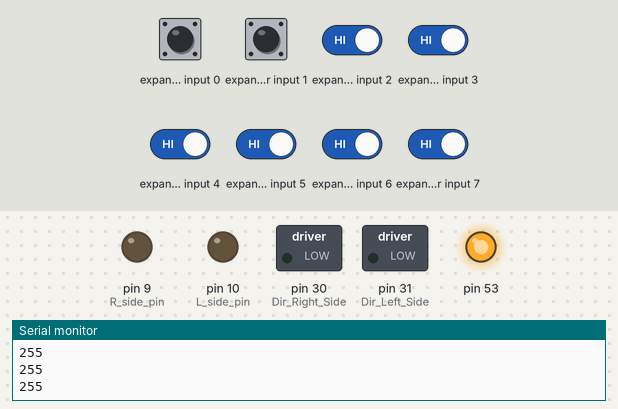
The sketch below on a simulated Arduino Mega 2560, built with avr-gcc and run on an emulated ATmega2560. Shown: switched loads named in the sketch (green lamp = pin HIGH), output pins drawn as LEDs (lit = HIGH), the last lines printed to the serial monitor. Wiring (inferred from the names in the program): input shift register (74HC165): load pin 22. Inputs (shaded band) come from the test bench; at power-on: expander input 0–7 HIGH. Pins used as bus, display or sensor lines are not drawn.

Above: at 3.2 s.
3.3 s: expander input 2 driven LOW and expander input 3 driven LOW
At 3.7 s:
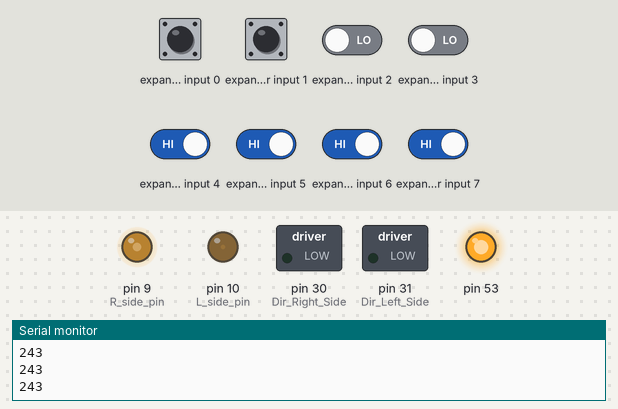
4.8 s: expander input 4 driven LOW
At 5.7 s:
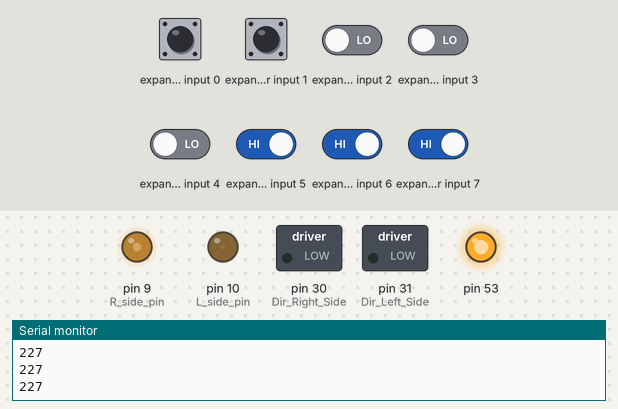
6.3 s: expander input 5 driven LOW
At 7.5 s:
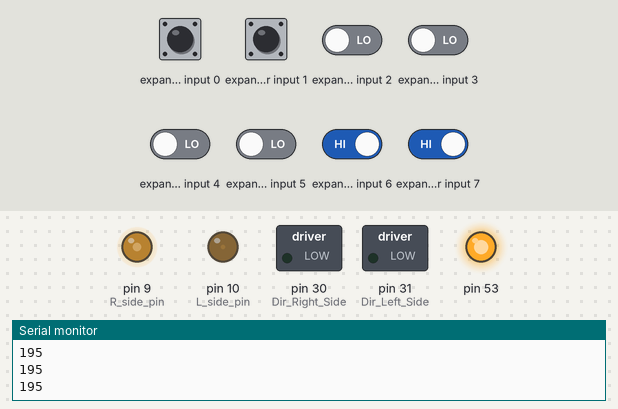
7.8 s: expander input 6 driven LOW
At 8.1 s:
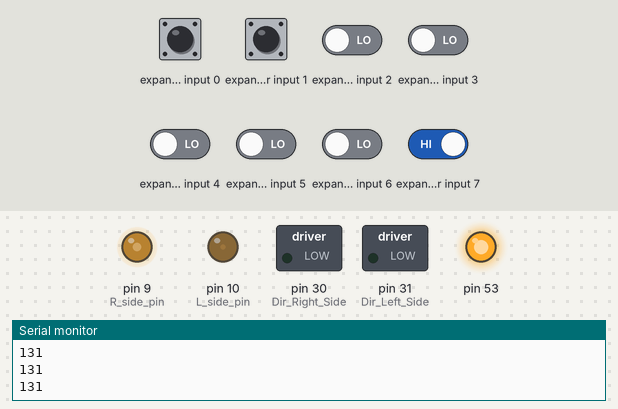
9.3 s: expander input 3 driven HIGH
At 10.2 s:
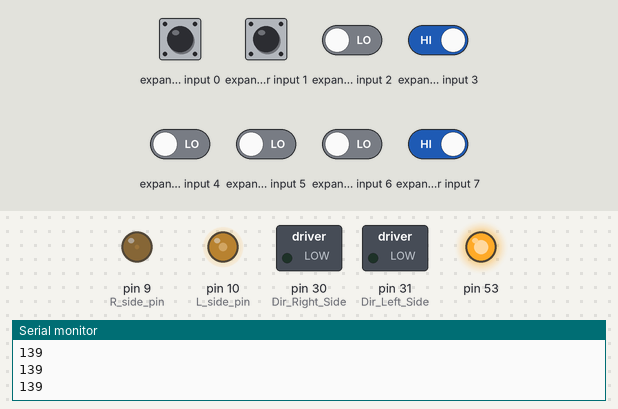
10.8 s: expander input 7 driven LOW
At 11.7 s:
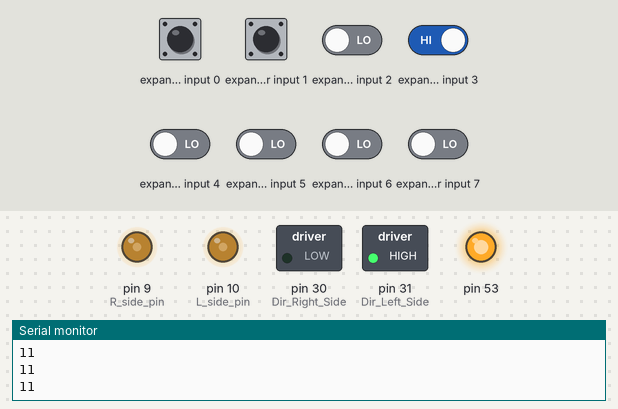
Timing chart, 0 to 13.8 s (numbered marks = the images above; inputs shaded):
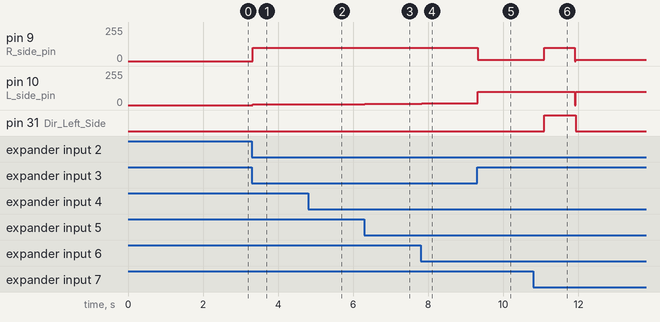

Measured:
- after the input at 3.3 s, pin 9 (R_side_pin): 0/255 → 100/255 at once; pin 10 (L_side_pin): 0/255 → 6/255 at once
- after the input at 4.8 s, pin 10 (L_side_pin): 6/255 → 7/255 at once
- after the input at 6.3 s, pin 10 (L_side_pin): 7/255 → 8/255 at once
- after the input at 7.8 s, pin 10 (L_side_pin): 8/255 → 12/255 at once
- after the input at 9.3 s, pin 9 (R_side_pin): 100/255 → 9/255 at once; pin 10 (L_side_pin): 12/255 → 100/255 at once
- after the input at 10.8 s, pin 9 (R_side_pin): 9/255 → 100/255 after 0.29 s, → 9/255 0.81 s later; pin 10 (L_side_pin): 100/255 → 0/255 after 1.1 s, → 100/255 0.04 s later; pin 31 (Dir_Left_Side): LOW → HIGH after 0.29 s, → LOW 0.85 s later

The sketch:

linefollow_ino.ino
```cpp
#include <SPI.h>
#include "C:/Users/James Reed/Desktop/linefollow_ino/linefollow.hpp"

#define DEBUG

LineFollower::LineFollower()
{
  #ifdef DEBUG_STANDALONE
  Gate_flag = 0;
  U_Turn_flag = 0;
  Num_LT = 0;
  Hor_Line_pass = 1;
  #endif
  Line_Data = 0;
}

//**************  Evaluate whether the robot is centered on the line **********

bool LineFollower::isCentered(byte& L_bits, byte& R_bits) // Has to be changed as the code doesn't explicitly checks whether it(rover) is centered or not.
{
   Get_Line_Data();
   L_bits = this->L_bits;
   R_bits = this->R_bits;

   return (L_bits == R_bits); //L_bits == R_bits is ambiguous as it also happens when rover is over black part of the course (L_bits==R_bits == 0)
}

//**************  Evaluate whether the robot is on an intersecting line *******

bool LineFollower::intersection(byte& L_bits, byte& R_bits)
{
  Get_Line_Data();

  L_bits = this->L_bits;
  R_bits = this->R_bits;

  return ( Line_Data == 0xFF );
}


//*************** Get Data from 8-bit Shift Register***************************

void LineFollower::Get_Line_Data()
{
  digitalWrite(Load, LOW); //Let the data get into shift register IC
  delayMicroseconds(10);
  digitalWrite(Load, HIGH); //Loads data into the serial register for output
  Line_Data = SPI.transfer(0x00); // Receives serially 8 bits into Line_Data variable
  delay(10);
  L_bits = Line_Data & 0xF0; //Get left most 4 bits
  L_bits >>= 4;
  R_bits = Line_Data & 0x0F;

  #ifdef DEBUG					//Debugging creates unnecessary delays which should be avoided if rover runs on timings and not on encoders!
  Serial.println(Line_Data);
  #endif

return;
}


// ****** Method graveyard below ******
// ****** Methods below this point will need preprocessor symbol DEBUG to be defined *****

// setup() and loop() functions for running as a standalone sketch

#ifdef DEBUG_STANDALONE

LineFollower lf;
void setup() {lf.setup();};
void loop() {lf.loop();};

#else

void setup() {}
void loop() {}

#endif

/* These methods are for use when testing this as a standalone Arduino sketch
 *
 * setup(), loop()
 *
 */

#ifdef DEBUG_STANDALONE

void LineFollower::setup()
{
  delay(2000);

  Serial.begin(9600);
  Serial.println("setup");

  SPI.begin();
  SPI.setClockDivider(SPI_CLOCK_DIV2);
  SPI.setDataMode(SPI_MODE3);
  SPI.setBitOrder(MSBFIRST);

  pinMode(Load, OUTPUT);
  digitalWrite(Load, HIGH);
  pinMode(sensor, OUTPUT);
  digitalWrite(sensor, HIGH); //activates LineFollower Kit

  pinMode(L_side_pin, OUTPUT);
  pinMode(R_side_pin, OUTPUT);
  pinMode(Dir_Right_Side, OUTPUT);
  pinMode(Dir_Left_Side, OUTPUT);

do
 {
  Get_Line_Data();
  Serial.println("waiting for data");
 } while(Line_Data == 0);

}

void LineFollower::loop()
{
 //Serial.println("looping");
 Get_Line_Data();

 if ( (L_bits >= 0x07) && (R_bits >= 0x07) )		  // Once rover is over the wide white line,
 {                                                    // check if it passed it once
   if (Gate_flag == 0)                                // If not, then...
   {
     do                                                //Let the rover drive over the cross of white lines
     {
       Get_Line_Data();
     } while( (L_bits > 0x03) && (R_bits > 0x03) );// and wait until Left and Right bits are less than %0011
     Gate_flag = 1;                                   // Set a flag that now it did pass
   }
   else                                               // If rover passed once the cross of white lines,
   {                                                  // then it should make a left turn onto it
     Hor_Line_pass += 1;
     if (Hor_Line_pass == 6)
     {
       Halt();
     }
     Left_Turn();
     Demo_Run(); //Just for Demo Run
   }
 }
   Get_Line_Data();
   Follow_the_line();
//return;
}

/* NOTE: these methods are part of the demo code.
 *
 * Follow_the_line(), Move_Control(), Left_Turn(), U_Turn(), Demo_Run(), Halt()
 *
 * Motor control should be handled outside this class
 */


//***************Following the Line*******************************************
void LineFollower::Follow_the_line()
{
  if (L_bits > R_bits)
   {
     L_PWM = max_speed / L_bits;
     R_PWM = max_speed;
   }
  else if (R_bits > L_bits)
   {
     L_PWM = max_speed;
     R_PWM = max_speed / R_bits;
   }
  else
   {
     L_PWM = max_speed;
     R_PWM = max_speed;
   }
   Move_Control(L_PWM, R_PWM);
return;
}

//***************Direction Control********************************************

void LineFollower::Move_Control(short L_PWM, short R_PWM)
{
  //Serial.println(L_PWM);
  //Serial.println(R_PWM);
  digitalWrite(Dir_Left_Side, LOW);
  digitalWrite(Dir_Right_Side,LOW);
  analogWrite(L_side_pin, L_PWM);
  analogWrite(R_side_pin, R_PWM);
//  delay(10);
 return;
}

//***************Executing Left Turn*******************************************
void LineFollower::Left_Turn()
{
  Num_LT = Num_LT + 1;
//  Serial.println(Num_LT);
  U_Turn_flag = Num_LT % 2;
  do                                                //Let the rover drive over the cross of white lines
  {
    Get_Line_Data();
  } while( (L_bits > 0x03) && (R_bits > 0x03) );// and wait until Left and Right bits are less than %0011

  for(int i=1; i<=27; i++) //Lets the rover to move a bit further after it passed the intersection before turning to the left 90 degree
  {
    Get_Line_Data();
    Follow_the_line();
  }
  digitalWrite(Dir_Left_Side, HIGH);
  digitalWrite(Dir_Right_Side, LOW);
  analogWrite(L_side_pin, max_speed);
  analogWrite(R_side_pin, max_speed);
  delay(800);
  do
  {
    Get_Line_Data();
  } while( (L_bits >= R_bits) || (R_bits==0) );

  analogWrite(L_side_pin, 0);
  analogWrite(R_side_pin, 0);
  delay(25); //Let motors complete the stop
return;
}

//*****************180 degree turn************************************************

void LineFollower::U_Turn()
{

  digitalWrite(Dir_Left_Side, HIGH);
  digitalWrite(Dir_Right_Side, LOW);
  analogWrite(L_side_pin, max_speed);
  analogWrite(R_side_pin, max_speed);
  delay(1000);
  do
  {
    Get_Line_Data();
  } while( (L_bits >= R_bits) || (R_bits==0) );
  analogWrite(L_side_pin, 0);
  analogWrite(R_side_pin, 0);
  delay(25); //Let motors complete the stop
return;
}

//*********************Demo Run********************************************************
void LineFollower::Demo_Run()
{
  if (U_Turn_flag == 1) //For DEMO run through the course
  {
//    Serial.println("About to make a U-turn");
    for(int i=0; i<=350; i++) //Number of iterations should be adjusted with the speed!
    {
      Get_Line_Data();
      Follow_the_line();
    }
    U_Turn();
  }
return;
}

//**********************Complete Stop***************************************************
void LineFollower::Halt()
{
  analogWrite(L_side_pin, 0);
  analogWrite(R_side_pin, 0);
  do
  {
  }while(1);
}

#endif
```

linefollow.hpp
```cpp
//Sergey Sabirov
//Electrical Engineering Junior, Class 2015
//
//**************************IMPORTANT************************************
//                     For ARDUINO MEGA 2560:
//
// Connect ShiftRegister IC CLOCK pin(2) to digital PIN #52 (SCK)!!!
// Coonect ShiftRegister IC inverted OUTPUT pin(7) to digital PIN #50(MISO)
//                     For 74HC165 IC
// Do not forget to connect PIN15 (Clock Inhibit) to the ground!
// Bit Reversal is implemented in hardware. See below the wiring instruction.

//James Reed
//Computer Engineering Sophomore, Class 2016
//Modified 2/2/2014
//
// CHANGELOG
// -Wrapped all of this into a class with simple methods
// -Tested
//
//
// Pin Assignments - Arduino Mega 2560
// -Line Sensor enable line should be connected to Arduino pin 24
// -Shift/!enable on shift register (pin 1) should be connected to Arduino pin 22
// -Line Sensor pins OUT0-OUT3 correspond to pins D-A on the shift register
// -Line Sensor pins OUT4-OUT7 correspond to pins E-H on the shift register
//
//
//Preprocessor Directives:
// -Symbol DEBUG_STANDALONE allows this to be compiled and uploaded as
//  a standalone Arduino sketch. The demo methods from core have been preserved.
// -Symbols DEBUG prints the raw line data byte to the serial output


#ifndef LINE_FOLLOW_H
#define LINE_FOLLOW_H

//#include <SPI.h>

#define DEBUG_STANDALONE

class LineFollower
{
private:
	static const short Load    = 22; // Controls ShiftRegister's Shift/Load pin(1)
	static const short sensor  = 24; // Controls LineFollower's Enable pin

	#ifdef DEBUG_STANDALONE
	static const short L_side_pin = 10; // PWM pin for left trek
	static const short R_side_pin = 9;  // PWM pin for right trek
	static const short Dir_Right_Side  =  30; // Controls direction of the right track(LOW - forward, HIGH - Reverse)
	static const short Dir_Left_Side  =   31; // Controls direction of the left track (LOW - forward, HIGH - Reverse)
	static const byte max_speed = 100;   // PWM value 0-255
	#endif

	byte L_bits;
	byte R_bits;
	byte Line_Data;

	#ifdef DEBUG_STANDALONE
	short L_PWM;
	short R_PWM;
	short Gate_flag;
	short U_Turn_flag;
	short Num_LT;
	short Hor_Line_pass;
	#endif

	void Get_Line_Data();

	/* NOTE: these methods are part of the demo code.
	 *
	 * Follow_the_line(), Move_Control(), Left_Turn(), U_Turn(), Demo_Run(), Halt()
	 *
	 * In production, Motor control should be handled outside this class
	 */

	#ifdef DEBUG_STANDALONE
	void Move_Control(short L_PWM, short R_PWM);
	void Follow_the_line();
	void Left_Turn();
	void U_Turn();
	void Demo_Run();
	void Halt();
	#endif
public:
	LineFollower();
	bool isCentered(byte& L_bits, byte& R_bits);
	bool intersection(byte& L_bits, byte& R_bits);

	//these methods allow this to be compiled as a standalone Arduino sketch.
	#ifdef DEBUG_STANDALONE
	void loop();
	void setup();
	#endif


};

#endif
```
